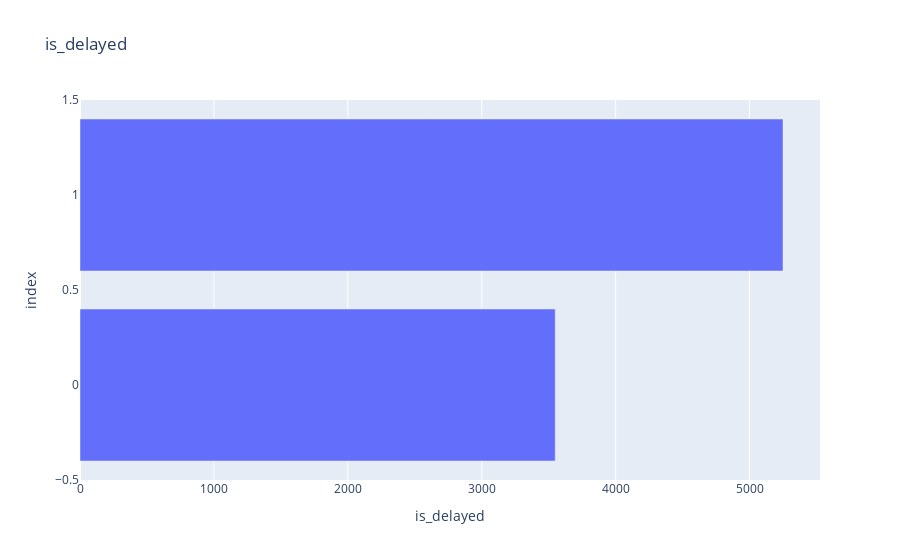

The code cell stored with this chart in its notebook:
### Code cell
import plotly.express as px
df_a=df.groupby('is_delayed', as_index=False)['is_delayed'].count()
fig = px.bar(df_a, x="is_delayed",
                 title="is_delayed")
fig.show()

### Figure 1 — Plotly figure (JSON) as saved in the notebook; plotly's stock layout.template omitted (floating-point values rounded to 4 significant figures)
{"data": [{"hovertemplate": "is_delayed=%{x}<br>index=%{y}<extra></extra>", "legendgroup": "", "marker": {"color": "#636efa", "pattern": {"shape": ""}}, "name": "", "orientation": "h", "showlegend": false, "textposition": "auto", "type": "bar", "x": [3549, 5250], "xaxis": "x", "y": [0, 1], "yaxis": "y"}], "layout": {"barmode": "relative", "legend": {"tracegroupgap": 0}, "title": {"text": "is_delayed"}, "xaxis": {"anchor": "y", "domain": [0, 1], "title": {"text": "is_delayed"}}, "yaxis": {"anchor": "x", "domain": [0, 1], "title": {"text": "index"}}}}
